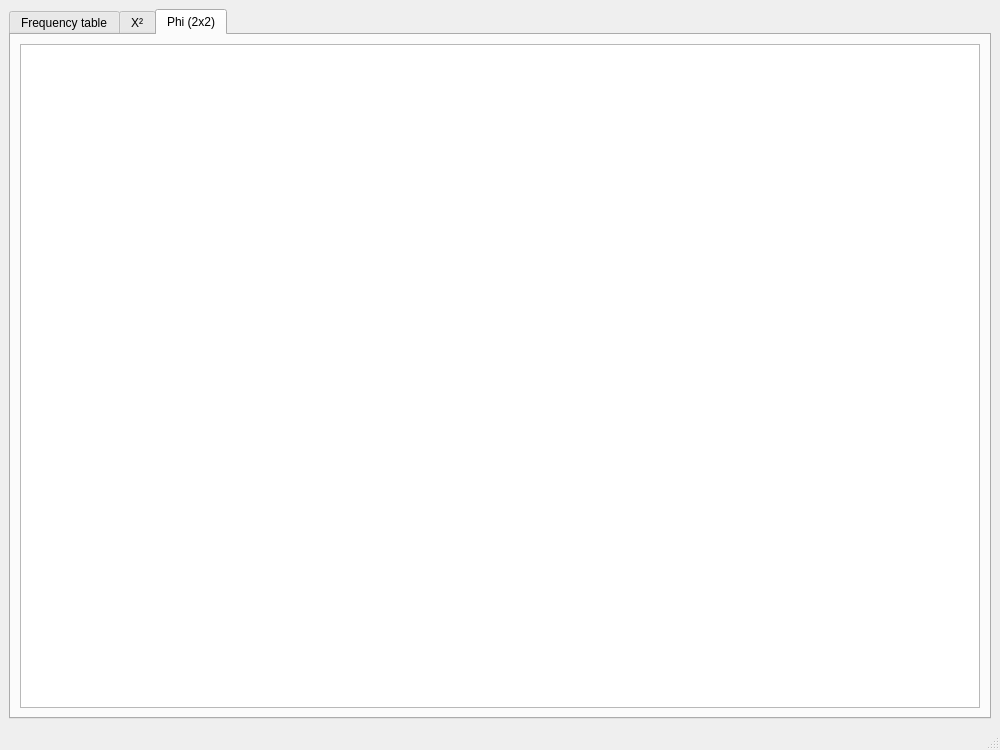
<?xml version="1.0" encoding="UTF-8"?>
<ui version="4.0">
 <class>ContingencyResults</class>
 <widget class="QMainWindow" name="ContingencyResults">
  <property name="geometry">
   <rect>
    <x>0</x>
    <y>0</y>
    <width>1000</width>
    <height>750</height>
   </rect>
  </property>
  <property name="windowTitle">
   <string>Results - Contingency Analysis</string>
  </property>
  <widget class="QWidget" name="centralwidget">
   <layout class="QHBoxLayout" name="horizontalLayout_6">
    <item>
     <layout class="QHBoxLayout" name="horizontalLayout_5">
      <item>
       <widget class="QTabWidget" name="mainTabWidget">
        <property name="currentIndex">
         <number>2</number>
        </property>
        <widget class="QWidget" name="frequencyTab">
         <attribute name="title">
          <string>Frequency table</string>
         </attribute>
         <layout class="QHBoxLayout" name="horizontalLayout">
          <item>
           <layout class="QGridLayout" name="frequencyTabGridLayout">
            <item row="0" column="0">
             <widget class="QTableView" name="frequencyTableView"/>
            </item>
           </layout>
          </item>
         </layout>
        </widget>
        <widget class="QWidget" name="chi2Tab">
         <attribute name="title">
          <string>X²</string>
         </attribute>
         <layout class="QHBoxLayout" name="horizontalLayout_2">
          <item>
           <layout class="QGridLayout" name="chi2TabGridLayout">
            <item row="0" column="0">
             <widget class="QTableView" name="chi2TableView"/>
            </item>
           </layout>
          </item>
         </layout>
        </widget>
        <widget class="QWidget" name="phiTab">
         <attribute name="title">
          <string>Phi (2x2)</string>
         </attribute>
         <layout class="QHBoxLayout" name="horizontalLayout_3">
          <item>
           <layout class="QGridLayout" name="phiTabGridLayout">
            <item row="0" column="0">
             <widget class="QTableView" name="phiTableView"/>
            </item>
           </layout>
          </item>
         </layout>
        </widget>
       </widget>
      </item>
     </layout>
    </item>
   </layout>
  </widget>
  <widget class="QMenuBar" name="menubar">
   <property name="geometry">
    <rect>
     <x>0</x>
     <y>0</y>
     <width>1000</width>
     <height>22</height>
    </rect>
   </property>
  </widget>
  <widget class="QStatusBar" name="statusbar"/>
 </widget>
 <tabstops>
  <tabstop>mainTabWidget</tabstop>
  <tabstop>frequencyTableView</tabstop>
  <tabstop>chi2TableView</tabstop>
  <tabstop>phiTableView</tabstop>
 </tabstops>
 <resources/>
 <connections/>
</ui>
